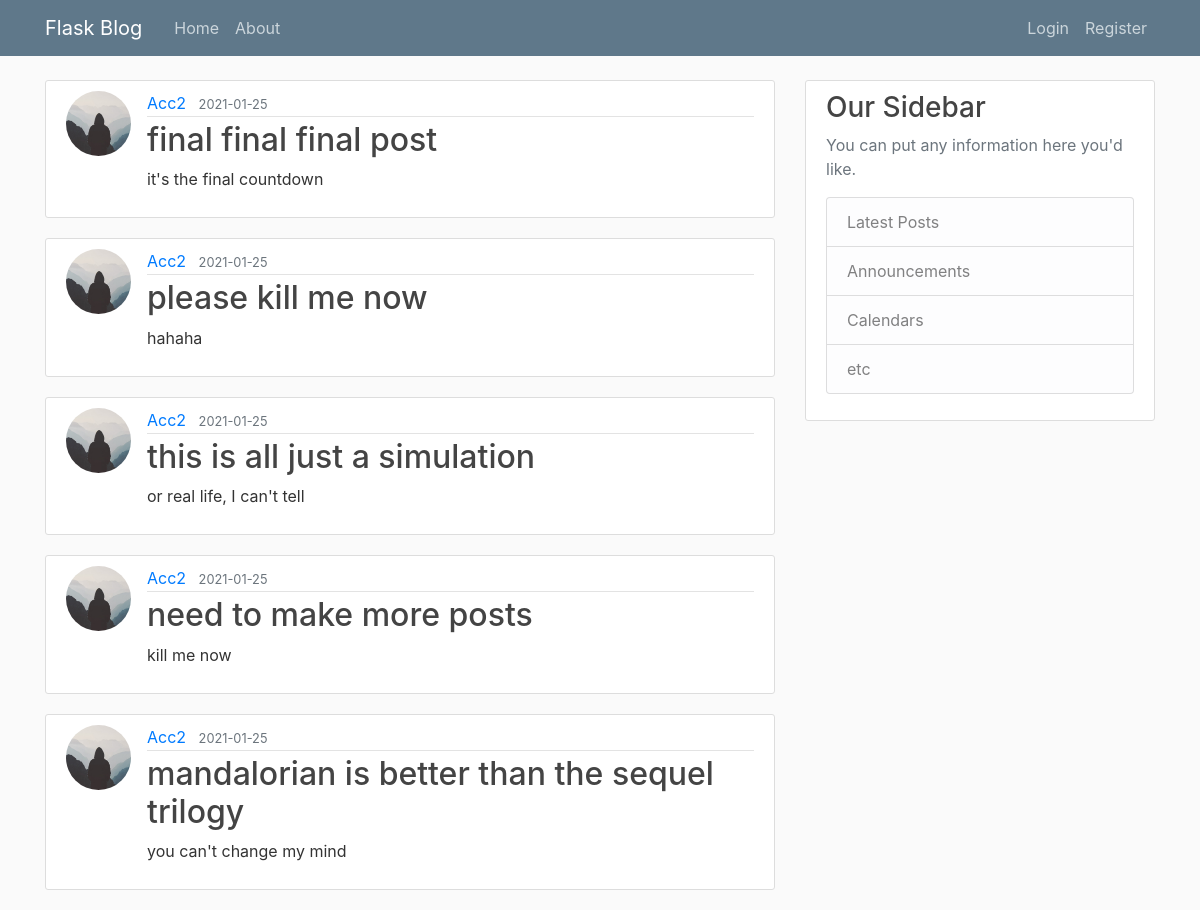
Page /home on the earlier database version.
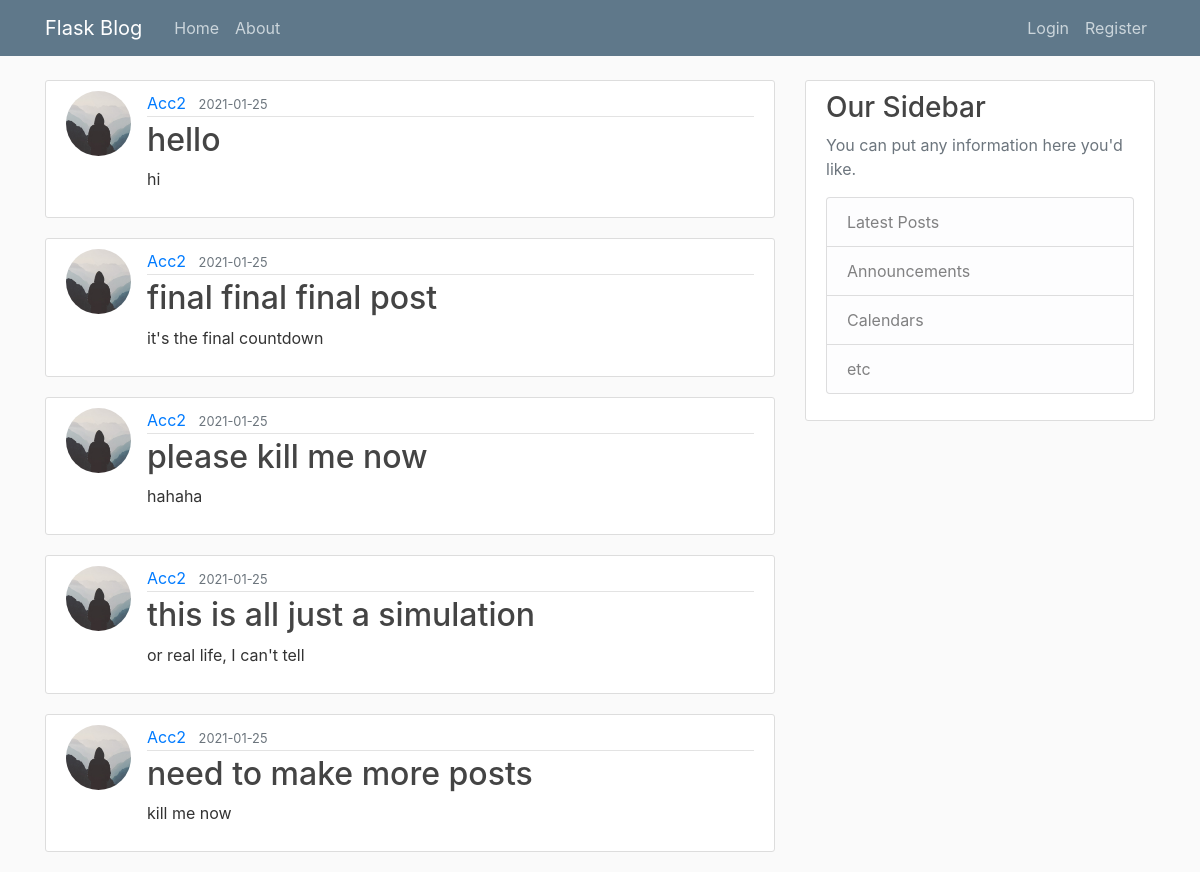
Same page on the later database version.
### flaskblog/models.py (models this page shows, shortened)
class Post(db.Model):
	id = db.Column(db.Integer, primary_key=True)
	title = db.Column(db.String(100), nullable=False)
	date_posted = db.Column(db.DateTime, nullable=False, default=datetime.utcnow)
	content = db.Column(db.Text, nullable=False)
	user_id = db.Column(db.Integer, db.ForeignKey('user.id'), nullable=False)

class User(db.Model, UserMixin):
	id = db.Column(db.Integer, primary_key=True)
	username = db.Column(db.String(20), unique=True, nullable=False)
	email = db.Column(db.String(120), unique=True, nullable=False)
	image_file = db.Column(db.String(20), nullable=False, default='default.jpg')
	password = db.Column(db.String(60), nullable=False)
	posts = db.relationship('Post', backref='author', lazy=True)

### flaskblog/routes.py (the view)
@app.route("/")
@app.route("/home")
def home():
    page = request.args.get('page', 1, type=int)
    posts = Post.query.order_by(Post.date_posted.desc()).paginate(page=page, per_page=5)
    return render_template('home.html', posts=posts)

### flaskblog/templates/home.html
{% extends "layout.html" %}
{% block content %}
    {% for post in posts %}
        <article class="media content-section">
          <img class="rounded-circle article-img" src="{{ url_for('static', filename='profile_pics/' + post.author.image_file) }}">
          <div class="media-body">
            <div class="article-metadata">
              <a class="mr-2" href="#">{{ post.author.username }}</a>
              <small class="text-muted">{{ post.date_posted.strftime('%Y-%m-%d') }}</small>
            </div>
            <h2><a class="article-title" href="{{ url_for('post', post_id=post.id) }}">{{ post.title }}</a></h2>
            <p class="article-content">{{ post.content }}</p>
          </div>
        </article>
    {% endfor %}
{% endblock content %}

### flaskblog/templates/layout.html (shortened to what this page needs)
<!DOCTYPE html>
<html>
<head>
    <link rel="stylesheet" href="https://maxcdn.bootstrapcdn.com/bootstrap/4.0.0/css/bootstrap.min.css">
    <link rel="stylesheet" type="text/css" href="{{ url_for('static', filename='main.css') }}">
</head>
<body>
    <header class="site-header">
      <nav class="navbar navbar-expand-md navbar-dark bg-steel fixed-top">
        <div class="container">
          <a class="navbar-brand mr-4" href="/">Flask Blog</a>
          <div class="collapse navbar-collapse" id="navbarToggle">
            <div class="navbar-nav mr-auto">
              <a class="nav-item nav-link" href="{{ url_for('home') }}">Home</a>
              <a class="nav-item nav-link" href="{{ url_for('about') }}">About</a>
            </div>
            <div class="navbar-nav">
              {% if current_user.is_authenticated %}
                <a class="nav-item nav-link" href="{{ url_for('new_post') }}">New Post</a>
                <a class="nav-item nav-link" href="{{ url_for('logout') }}">Logout</a>
                <a class="nav-item nav-link" href="{{ url_for('account') }}">Account</a>
              {% else %}
                <a class="nav-item nav-link" href="{{ url_for('login') }}">Login</a>
                <a class="nav-item nav-link" href="{{ url_for('register') }}">Register</a>
              {% endif %}
            </div>
          </div>
        </div>
      </nav>
    </header>
    <main role="main" class="container">
      <div class="row">
        <div class="col-md-8">
          {% block content %}{% endblock %}
        </div>
        <div class="col-md-4">
          <div class="content-section">
            <h3>Our Sidebar</h3>
            <p class='text-muted'>You can put any information here you'd like.
              <ul class="list-group">
                <li class="list-group-item list-group-item-light">Latest Posts</li>
                <li class="list-group-item list-group-item-light">Announcements</li>
                <li class="list-group-item list-group-item-light">Calendars</li>
                <li class="list-group-item list-group-item-light">etc</li>
              </ul>
            </p>
          </div>
        </div>
      </div>
    </main>
</body>
</html>

### flaskblog/static/main.css (style rules this page uses)
body { background: #fafafa; color: #333333; margin-top: 5rem; }
h1, h2, h3, h4, h5, h6 { color: #444444; }
.bg-steel { background-color: #5f788a; }
.site-header .navbar-nav .nav-link { color: #cbd5db; }
.content-section { background: #ffffff; padding: 10px 20px; border: 1px solid #dddddd; border-radius: 3px; margin-bottom: 20px; }
.article-title { color: #444444; }
.article-content { white-space: pre-line; }
.article-img { height: 65px; width: 65px; margin-right: 16px; }
.article-metadata { padding-bottom: 1px; margin-bottom: 4px; border-bottom: 1px solid #e3e3e3 }

Differences in the rows shown:
no longer on this page (row unchanged): Post: image_file (placeholder picture), author.username "Acc2", date_posted "2021-01-25", title "mandalorian is better than the sequel trilogy", content "you can't change my mind"
added Post: image_file (placeholder picture), author.username "Acc2", date_posted "2021-01-25", title "hello", content "hi"
